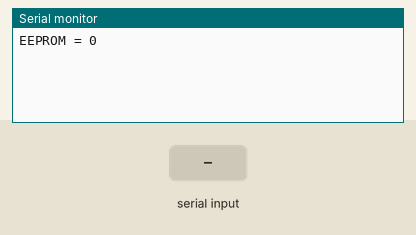
The sketch below on a simulated Arduino Uno, built with avr-gcc and run on an emulated ATmega328P. On the bench: the last lines printed to the serial monitor. Inputs (shaded band) come from the test bench. EEPROM starts erased.

Above: at 1.2 s.
1.3 s: "90,45\n" received over Serial
At 3.4 s:
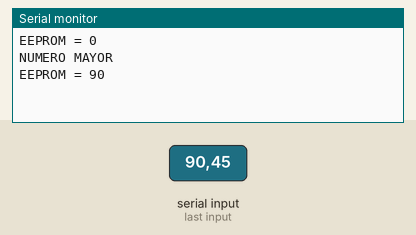
3.8 s: "30,150\n" received over Serial
At 5.4 s:
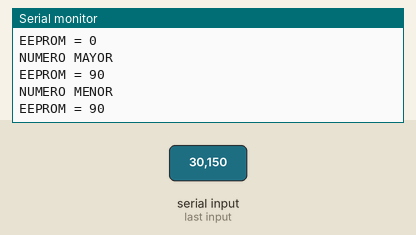

Measured:
- after the input at 1.3 s, the serial monitor: prints a new line after 1.0 s (image 1)
- after the input at 3.8 s, the serial monitor: prints a new line after 1.0 s (image 2)

The sketch:

posicionMemoriaEEPROM.ino
```cpp
/*
                                                                UNIVERSIDAD TÉCNICA DEL NORTE
                                                                        FICA-CIERCOM
                                                                   SISTEMAS MICROPROCESADOS
        Nombre: Fredy Chicaiza
        Fecha: 15-1-2019
        Actividad: Realice un sistema que guarde en una posición de la memoria EEPROM solo cuando su valor exceda a la anterior lectura.
*/
#include <EEPROM.h>

int inicial = 0, aux, prt = 0, pos = 0;// Posicion de la EEPROM
String valor;                          //Variables del Serial Read
void setup()
{
  Serial.begin(9600);

    EEPROM.write(inicial,aux);          // Escribe  la posicion y el valor numerico
    Serial.print("EEPROM = ");          //Imprime la frase EEPROM=
    Serial.println(EEPROM.read(pos));   //Imprime el numero en esa posicion
}


void loop(){
  valor = Serial.readString();          //Lee el valor numerico
  aux = valor.toInt();                  //Transforma el valor a entero
if(aux != 0){                           //La variable aux debe ser diferente de cero
  if(aux > EEPROM.read(pos)){           //Si aux es mayor al dato que se lee en la posiscion
    Serial.println("NUMERO MAYOR");     //imprime la frase NUMERO MAYOR
    EEPROM.write(pos,aux);              //Escribe y guarda el numero mayor
    Serial.print("EEPROM = ");          //imprime la frase EEPROM=
    Serial.println(EEPROM.read(pos));   //Imprime el numero Mayor
  }else{
    Serial.println("NUMERO MENOR");     //Imprime la frase NUMERO MENOR
    Serial.print("EEPROM = ");          //Imprime la frase EEPROM=
    Serial.println(EEPROM.read(pos));   //Imprime el numero Menor
  }
}

}
```
